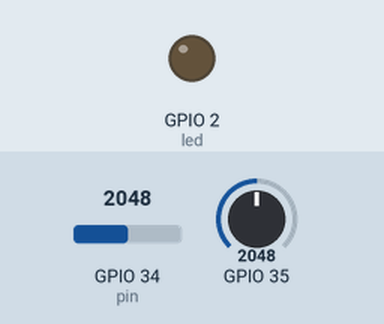
The sketch below on a simulated ESP32. On the bench: output pins drawn as LEDs (lit = HIGH). Inputs (shaded band) come from the test bench; at power-on: GPIO 34 (pin) = 2048, GPIO 35 = 2048. WiFi joins after 1.5 s; servers stay silent unless stated; no MQTT or app messages arrive unless stated.

Above: at 1.5 s.
Timing chart, 0 to 3.0 s (numbered marks = the images above):
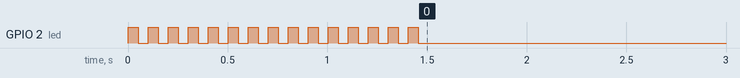

The sketch:

driver.ino
```cpp
#include "mosquitto.h"

#define LEDX 2
#define POT1 34
#define POT2 35
char* topic1 = "robot/velocidad/izquierda";
char* topic2 = "robot/velocidad/derecha";

struct Pot
{
	byte pin;
	char* topic;
};

MQTT mqtt;
Pot pot1;
Pot pot2;

void setup()
{
	mqtt.led = LEDX;
	pinMode(mqtt.led, OUTPUT);
	Serial.begin(115200);

	pot1.pin = POT1;
	pot1.topic = topic1;
	pot2.pin = POT2;
	pot2.topic = topic2;

	mqtt.init();
	digitalWrite(mqtt.led, LOW);
}

void loop()
{
	mqtt.verify();
	mqtt.exec();
	mqtt.publish(pot1.topic, pot1.pin);
	mqtt.publish(pot2.topic, pot2.pin);
	delay(25);
}
```

mosquitto.h
```cpp
#include <WiFi.h>
#include <PubSubClient.h>
#include <ArduinoJson.h>

#if __has_include("wificonfig.h")
    #include "wificonfig.h"
#else
	const char* ssid = "SSID";
	const char* pass = "PASSWORD";
	const char* host = "10.42.0.1";
	const char* port = 1883;
#endif


WiFiClient web;
PubSubClient client(web);

struct MQTT
{
	int led;

	void init()
	{
		WiFi.begin(ssid, pass);
		while(WiFi.status() != WL_CONNECTED)
		{
			digitalWrite(led, !digitalRead(led));
			delay(50);
		}
		client.setServer(host, port);
	}

	void verify()
	{
		while(!client.connected())
		{
			if(client.connect("driver"))
				digitalWrite(led, LOW);
			else
			{
				delay(500);
				digitalWrite(led, !digitalRead(led));
			}
		}
	}

	void exec()
	{
		client.loop();
	}

	String jsonize(int pin)
	{
		JsonDocument json;
		json["read"] = map(analogRead(pin), 0, 4095, 0, 200) - 100;
		json["time"] = millis();

		String msg;
		serializeJson(json, msg);
		return msg;
	}

	void publish(char* topic, byte pin)
	{

		client.publish(topic, jsonize(pin).c_str());
	}
};
```
